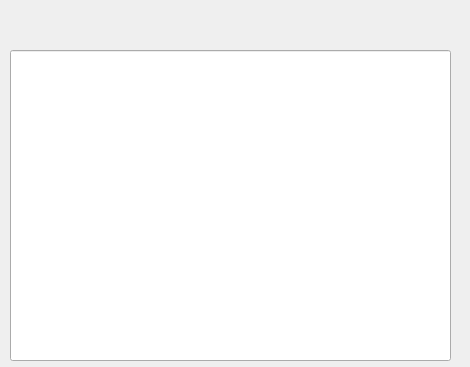
<?xml version="1.0" encoding="UTF-8"?>
<ui version="4.0">
 <class>TxtEdit</class>
 <widget class="QWidget" name="TxtEdit">
  <property name="geometry">
   <rect>
    <x>0</x>
    <y>0</y>
    <width>470</width>
    <height>367</height>
   </rect>
  </property>
  <property name="windowTitle">
   <string>Form</string>
  </property>
  <widget class="QLineEdit" name="lineEdit">
   <property name="geometry">
    <rect>
     <x>10</x>
     <y>50</y>
     <width>441</width>
     <height>311</height>
    </rect>
   </property>
  </widget>
 </widget>
 <resources/>
 <connections/>
</ui>
